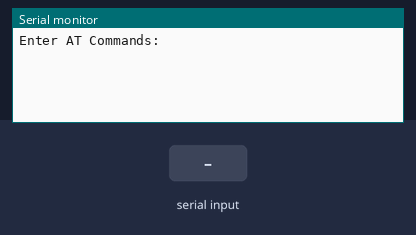
The sketch below on a simulated Arduino Uno, built with avr-gcc and run on an emulated ATmega328P. On the bench: the last lines printed to the serial monitor. Inputs (shaded band) come from the test bench.

Above: at 1.2 s.
1.3 s: "1" received over the second serial link
At 1.6 s:
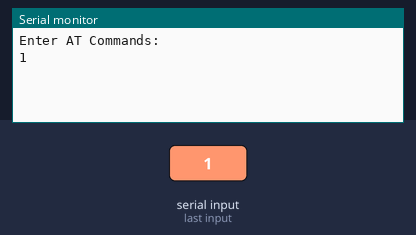
2.8 s: "0" received over the second serial link
At 4.0 s:
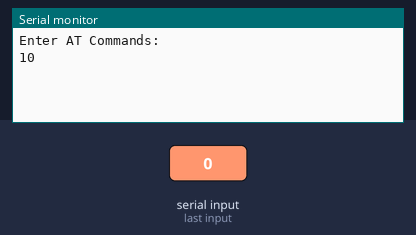

Measured:
- after the input at 1.3 s, the serial monitor: prints a new line at once (image 1)
- after the input at 2.8 s, the serial monitor: prints a new line at once (image 2)

The sketch:

BT_ATCommands.ino
```cpp
#include <SoftwareSerial.h>	// libreria que permite establecer pines digitales
				// para comunicacion serie

SoftwareSerial miBT(10, 11); 	// pin 10 como RX, pin 11 como TX

void setup(){
  Serial.begin(9600);		// comunicacion de monitor serial a 9600 bps
  Serial.println("Enter AT Commands: ");	// escribe Listo en el monitor
  miBT.begin(9600); // El HC-06 suele venir a 9600 de fábrica
}

void loop(){
if (miBT.available())     	// si hay informacion disponible desde modulo
   Serial.write(miBT.read()); 	// lee Bluetooth y envia a monitor serial de Arduino

if (Serial.available())   	// si hay informacion disponible desde el monitor serial
   miBT.write(Serial.read()); 	// lee monitor serial y envia a Bluetooth

}
```
